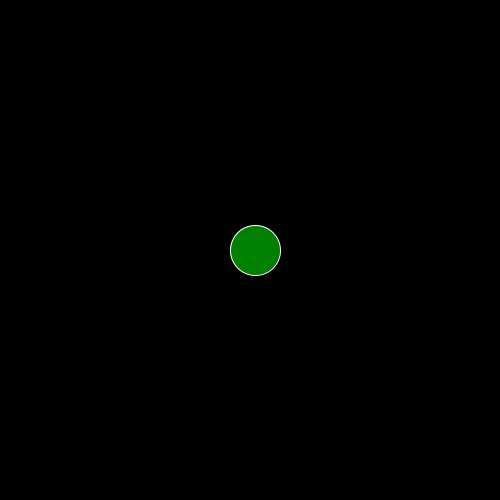
Frame 1 (no input)
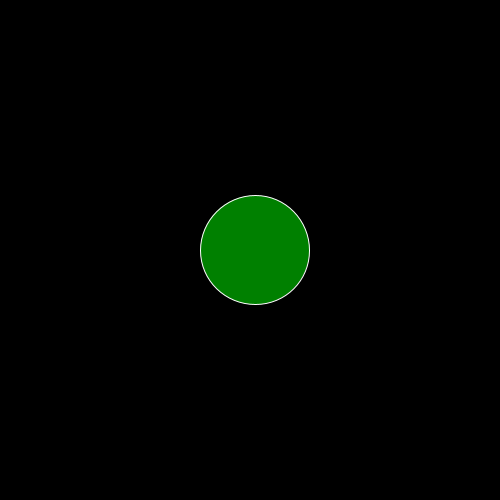
Frame 60 (the mouse pressed at the canvas centre just before this capture)
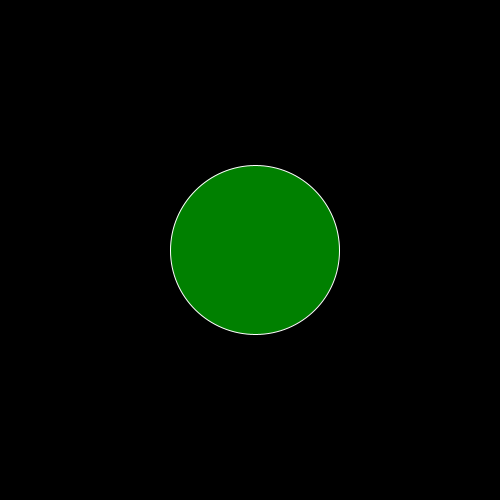
Frame 120 (the mouse held since frame 60 and released just before this capture)

The Processing sketch that drew these frames (run headless with seeded random() and noise(); from frame 60 on, the mouse is pressed at the canvas centre):

// Processing sketch: Groeien
// ── Groeien.pde
float getal = 50;

boolean groeien = true; // groeien wordt waar

void setup(){
  size(500,500);
  fill(0,128,0);
  stroke(255);

}

void draw(){
  background(0);
  ellipse(255,250,getal,getal);
  
  if(groeien == true)  // als niet waar)
  {
  
  getal = getal + 1;
  
  }
  
  if(groeien == false)  // als niet waar)
  {
  
  getal = getal - 5;
  
  }
  
  if(getal == 400)
  {
 
   groeien = false;
    
  
  }
}
  
